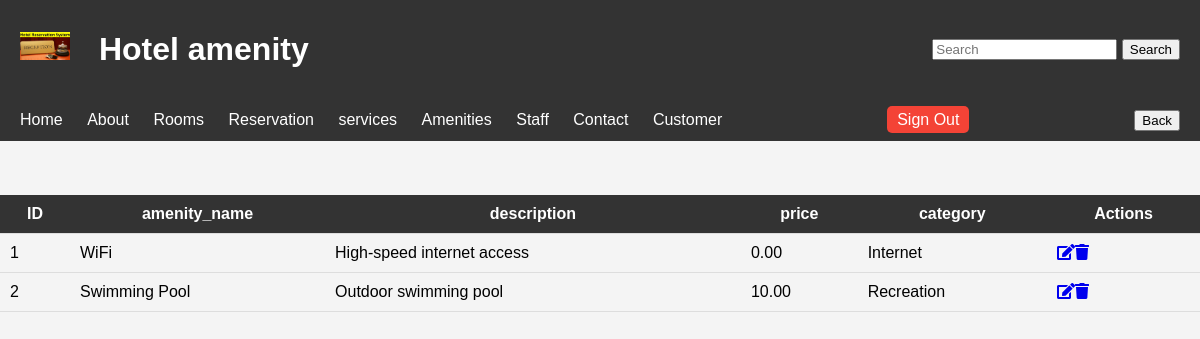
Screenshot of /landingamenity.php with the database file from the repository.
### tables this page shows
CREATE TABLE `amenities` (
  `amenity_id` int(11) NOT NULL,
  `amenity_name` varchar(100) NOT NULL,
  `description` text DEFAULT NULL,
  `category` varchar(50) NOT NULL,
  `price` decimal(10,2) NOT NULL
);

### landingamenity.php (the view, shortened to what this page needs)
<!DOCTYPE html>
<html lang="en">
<head>
    <link rel="stylesheet" href="https://cdnjs.cloudflare.com/ajax/libs/font-awesome/5.15.4/css/all.min.css">
     <link rel="stylesheet" href="css/style5.css">
</head>
<body>    <header>
        <h1><img src="image/icon.jpg" alt="icon"> Hotel amenity</h1>
                        <div class="col-3 offset">
    <form class="d-flex" action="searchamenity.php" method="GET">
        <input class="form-control me-2" type="search" placeholder="Search" aria-label="Search" name="query">
        <button class="btn btn-outline-success" type="submit">Search</button>
    </form>
</header>
<header>
      <nav>
        <ul>
            <li><a href="home.html">Home</a></li>
            <li><a href="about.html">About</a></li>
            <li><a href="room.html">Rooms</a></li>
            <li><a href="reservation.html">Reservation</a></li>
            <li><a href="services.html">services</a></li>
            <li><a href="amenities.html">Amenities</a></li>
            <li><a href="staff.html">Staff</a></li>
            <li><a href="contact.html">Contact</a></li>
            <li><a href="customer.html">Customer</a></li>
        </ul>
    </nav>
<div class="signout">
        <a href="loginout.php">Sign Out</a>
    </div>
    <div>
            <button type="button" onclick="window.location.href='amenity.html'">Back</button>
    </div>
</header>
<?php
require_once "dbconnect.php";
?>
<!DOCTYPE html>
<html lang="en">
<head>
</head>
<body>
    <br><br><br>
    <table id="dataTable" class="table table-hover text-center">
        <tr>
            <th>ID</th>
            <th>amenity_name</th>
            <th>description</th>
            <th>price</th>
            <th>category</th>
            <th>Actions</th>
        </tr>
        <?php
        $sql = "SELECT * FROM amenities";
        $result = $conn->query($sql);
        if ($result->num_rows > 0) {
            while ($row = $result->fetch_assoc()) {
                echo "<tr>";
                echo "<td>" . $row["amenity_id"] . "</td>";
                echo "<td>" . $row["amenity_name"] . "</td>";
                echo "<td>" . $row["description"] . "</td>";
                echo "<td>" . $row["price"] . "</td>";
                echo "<td>" . $row["category"] . "</td>";
                echo "<td>";
                echo "<a href='updateamenity.html?id=" . $row["amenity_id"] . "'><i class='fas fa-edit'></i></a>";
                echo "<a href='deleteamenity.html?id=" . $row["amenity_id"] . "'><i class='fas fa-trash'></i></a>";
                echo "</td>";
                echo "</tr>";
            }
        } else {
            echo "<tr><td colspan='6'>No data found</td></tr>";
        }
        ?>
    </table>
</body>
</html>

### css/style5.css (style rules this page uses)
body { font-family: Arial, sans-serif; margin: 0; padding: 0; background-color: #f4f4f4; }
header { background-color: #333; color: #fff; padding: 10px 20px; display: flex; justify-content: space-between; align-items: center; }
header img { width: 50px; margin-right: 20px; }
nav ul { list-style-type: none; padding: 0; margin: 0; }
nav ul li { display: inline; margin-right: 20px; position: relative; }
nav ul li a { color: #fff; text-decoration: none; }
.signout { margin-right: 20px; }
.signout a { color: #fff; text-decoration: none; padding: 5px 10px; background-color: #f44336; border: none; cursor: pointer; border-radius: 5px; }
table { width: 100%; border-collapse: collapse; }
th, td { padding: 10px; border-bottom: 1px solid #ddd; }
th { background-color: #333; color: white; }

### rows the page displays
amenities: amenity_id "1", amenity_name "WiFi", description "High-speed internet access", price "0.00", category "Internet"
amenities: amenity_id "2", amenity_name "Swimming Pool", description "Outdoor swimming pool", price "10.00", category "Recreation"
